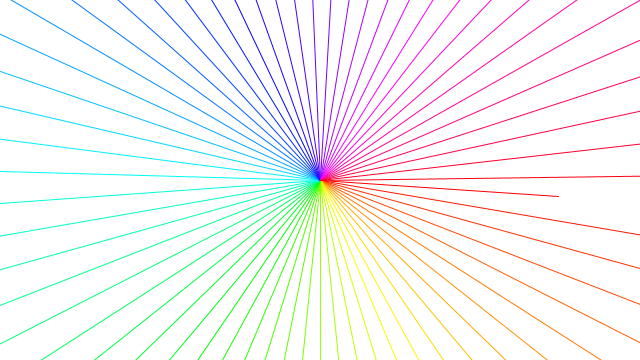
Frame 1 (no input)
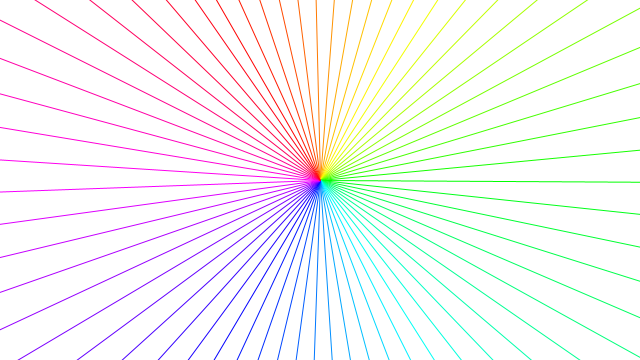
Frame 60 (the mouse pressed at the canvas centre just before this capture)
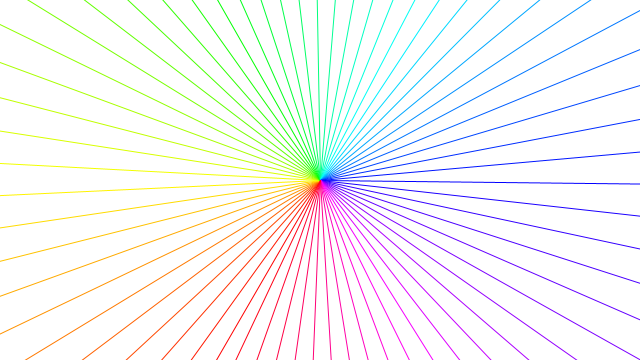
Frame 120 (the mouse held since frame 60 and released just before this capture)

The Processing sketch that drew these frames (run headless with seeded random() and noise(); from frame 60 on, the mouse is pressed at the canvas centre):

// Processing sketch: ColorfulVoid
// ── ColorfulVoid.pde
void setup() {
  size(640, 360);
  colorMode(HSB);
}

void draw() {
  background(255);

  translate(width/2, height/2);
  rotate(frameCount/90.0*TWO_PI);

  for (float a = 0; a < TWO_PI; a+= 0.1) {
    stroke(a/TWO_PI*255, 255, 255);
    line(0, 0, cos(a)*((a+0.1)/TWO_PI)*(width+height)*(cos(frameCount/300.0)*15), sin(a)*((a+0.1)/TWO_PI)*(width+height)*(cos(frameCount/300.0)*15));
  }
}
